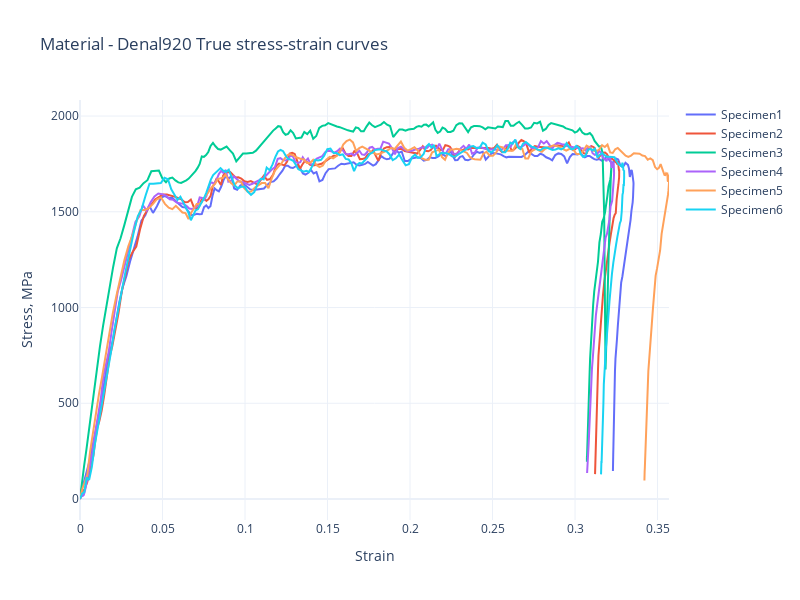

The cell this chart's notebook holds for it:
### Markdown cell above
Дальше будем наводить статистику

Сначала нужно сделаль все массивы одинаковой длины, для того чтобы их можно было осреднять

### Code cell
fig1 = go.Figure()
fig1.update_layout(template = 'plotly_white', width=800, height=600,
                  title = f"Material - {material[0]} True stress-strain curves")
for ind in specimen:
    
    fig1.add_trace(go.Scatter(x = data[ind]['# Strain'],
                             y = data[ind][' Stress'],
                             name = ind))

#fig1.add_trace(go.Scatter(x = strain_denial_all['mean'][::10], 
#                            y = stress_denial_all['mean'][::10],
#                            error_y = dict(array = stress_denial_all['std'][::10]),
#                            name = 'Mean Value'))
fig1.update_yaxes(title = 'Stress, MPa')
fig1.update_xaxes(title = 'Strain')
fig1.show()

### Figure 1 — Plotly figure (JSON) as saved in the notebook; plotly's stock layout.template omitted (floating-point values rounded to 4 significant figures; data arrays with more than 128 entries replaced by an {"elided": "..."} marker saying what was removed)
{"data": [{"name": "Specimen1", "type": "scatter", "x": {"elided": "247 float values"}, "y": {"elided": "247 float values"}}, {"name": "Specimen2", "type": "scatter", "x": {"elided": "252 float values"}, "y": {"elided": "252 float values"}}, {"name": "Specimen3", "type": "scatter", "x": {"elided": "239 float values"}, "y": {"elided": "239 float values"}}, {"name": "Specimen4", "type": "scatter", "x": {"elided": "249 float values"}, "y": {"elided": "249 float values"}}, {"name": "Specimen5", "type": "scatter", "x": {"elided": "239 float values"}, "y": {"elided": "239 float values"}}, {"name": "Specimen6", "type": "scatter", "x": {"elided": "239 float values"}, "y": {"elided": "239 float values"}}], "layout": {"height": 600, "title": {"text": "Material - Denal920 True stress-strain curves"}, "width": 800, "xaxis": {"title": {"text": "Strain"}}, "yaxis": {"title": {"text": "Stress, MPa"}}}}
